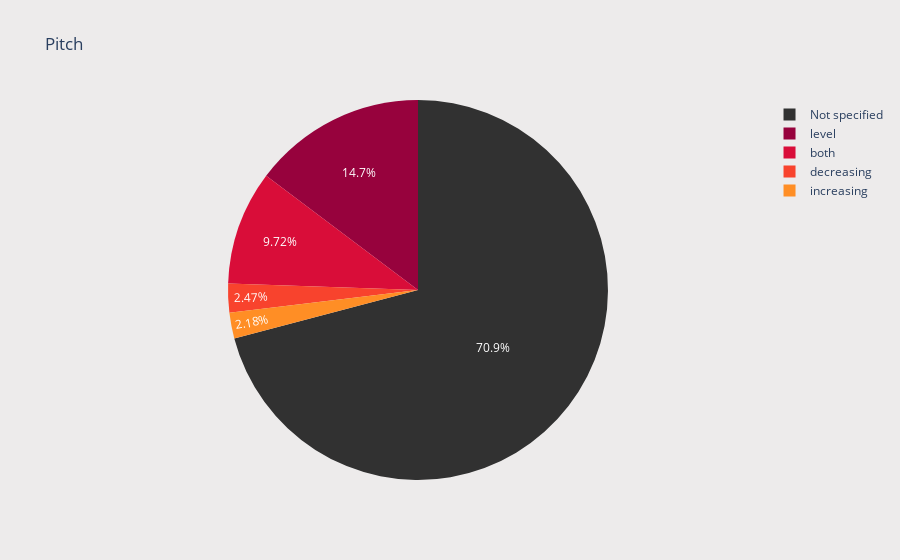

Notebook cell for this chart:
### Markdown cell above
## pitch <a id="2.3"></a>

The <code>pitch</code> describes the change in frequency of the bird's call over time (increasing, descreasing, etc).

### Code cell
counts = [list(train_df.pitch).count(code) for code in set(train_df.pitch)]
df = pd.DataFrame(np.transpose([list(set(train_df.pitch)), counts]))
df.columns = ["Pitch", "Count"]
fig = px.pie(df, names="Pitch", values="Count", title="Pitch", color_discrete_sequence=list(reversed(px.colors.cyclical.Edge)))
fig.update_layout(paper_bgcolor="#edebeb")
fig.update_traces(textfont=dict(
        color="white"
    ))
fig.show()

### Figure 1 — Plotly figure (JSON) as saved in the notebook; plotly's stock layout.template omitted (floating-point values rounded to 4 significant figures)
{"data": [{"domain": {"x": [0, 1], "y": [0, 1]}, "hovertemplate": "Pitch=%{label}<br>Count=%{value}<extra></extra>", "labels": ["decreasing", "level", "increasing", "Not specified", "both"], "legendgroup": "", "name": "", "showlegend": true, "textfont": {"color": "white"}, "type": "pie", "values": ["528", "3149", "466", "15155", "2077"]}], "layout": {"legend": {"tracegroupgap": 0}, "paper_bgcolor": "#edebeb", "piecolorway": ["#313131", "#97023d", "#d90d39", "#f8432d", "#ff8e25", "#f7da29", "#fafd5b", "#fffda9", "#f3f3f1", "#aefdff", "#60fdfa", "#2adef6", "#2593ff", "#2d47f9", "#3810dc", "#3d019d", "#313131"], "title": {"text": "Pitch"}}}
